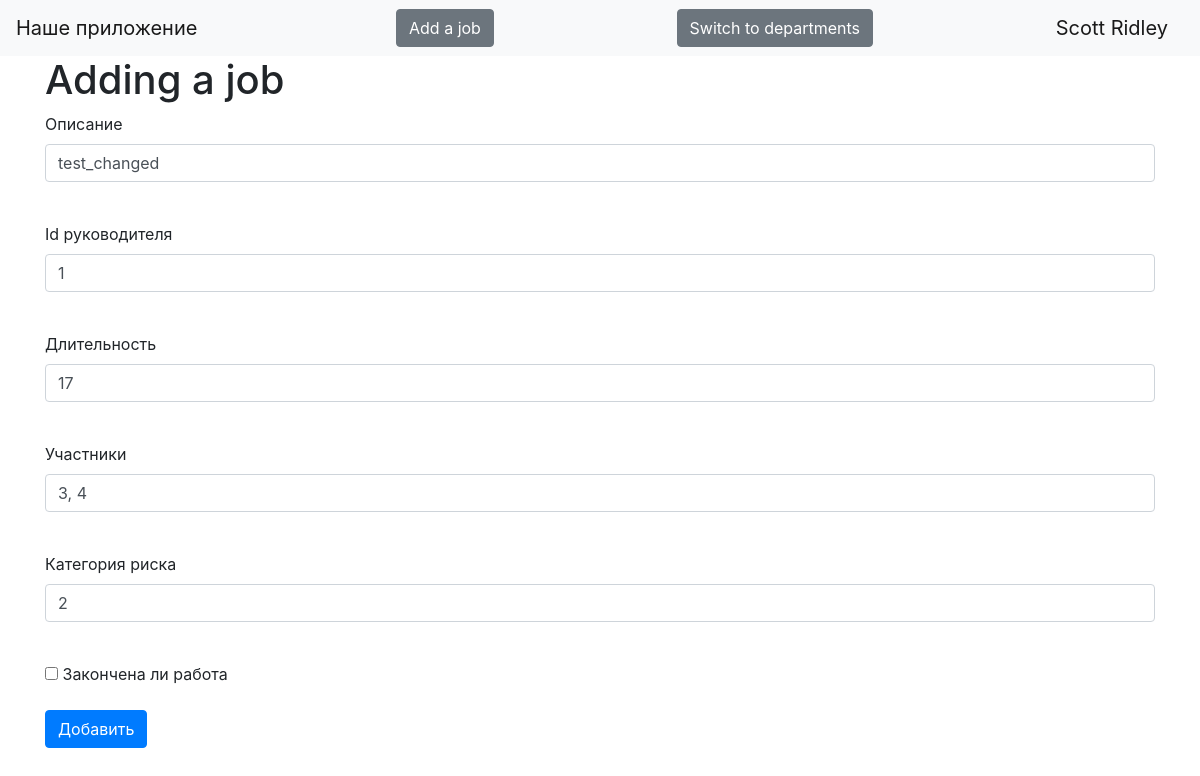
/jobs/1 (signed in), run on the app's committed database.
### data/users.py (models this page shows, shortened)
class User(SqlAlchemyBase, UserMixin, SerializerMixin):
    __tablename__ = 'users'
    id = sqlalchemy.Column(sqlalchemy.Integer,
                           primary_key=True, autoincrement=True)
    name = sqlalchemy.Column(sqlalchemy.String, nullable=True)
    surname = sqlalchemy.Column(sqlalchemy.String, nullable=True)
    age = sqlalchemy.Column(sqlalchemy.Integer, nullable=True)
    position = sqlalchemy.Column(sqlalchemy.String, nullable=True)
    speciality = sqlalchemy.Column(sqlalchemy.String, nullable=True)
    address = sqlalchemy.Column(sqlalchemy.String, nullable=True)
    city_from = sqlalchemy.Column(sqlalchemy.String, nullable=True)
    email = sqlalchemy.Column(sqlalchemy.String,
                              index=True, unique=True, nullable=True)
    hashed_password = sqlalchemy.Column(sqlalchemy.String, nullable=True)
    modified_date = sqlalchemy.Column(sqlalchemy.DateTime, default=datetime.datetime.now)

### data/jobs.py (models this page shows)
class Jobs(SqlAlchemyBase, SerializerMixin):
    __tablename__ = 'jobs'
    id = sqlalchemy.Column(sqlalchemy.Integer, primary_key=True, autoincrement=True)
    team_leader = sqlalchemy.Column(sqlalchemy.Integer, sqlalchemy.ForeignKey("users.id"))
    job = sqlalchemy.Column(sqlalchemy.String, nullable=True)
    work_size = sqlalchemy.Column(sqlalchemy.Integer, nullable=True)
    collaborators = sqlalchemy.Column(sqlalchemy.String, nullable=True)
    hazard = sqlalchemy.Column(sqlalchemy.Integer, sqlalchemy.ForeignKey("hazards.id"))
    start_date = sqlalchemy.Column(sqlalchemy.DateTime, default=datetime.datetime.now)
    end_date = sqlalchemy.Column(sqlalchemy.DateTime, default=datetime.datetime.now)
    is_finished = sqlalchemy.Column(sqlalchemy.Boolean, nullable=True)
    creater = sqlalchemy.Column(sqlalchemy.Integer, default=1, nullable=True)
    user = orm.relation('User')

### main.py (the view, shortened to what this page needs)
@app.route('/jobs/<int:id>', methods=['GET', 'POST'])
@login_required
def edit_job(id):
    form = JobForm()
    if request.method == "GET":
        db_sess = db_session.create_session()
        jobs = db_sess.query(Jobs).filter(Jobs.id == id,
                                          Jobs.creater == current_user.id
                                          ).first()
        if jobs:
            form.team_leader.data = jobs.team_leader
            form.job.data = jobs.job
            form.work_size.data = jobs.work_size
            form.collaborators.data = jobs.collaborators
            form.hazard.data = jobs.hazard
            form.is_finished.data = jobs.is_finished
        else:
            abort(404)
    return render_template('addjob.html',
                           title='Редактирование работы',
                           form=form
                           )

### data/forms/user.py
class JobForm(FlaskForm):
    team_leader = IntegerField('Id руководителя', validators=[DataRequired()])
    job = StringField('Описание', validators=[DataRequired()])
    work_size = IntegerField('Длительность', validators=[DataRequired()])
    collaborators = StringField('Участники', validators=[DataRequired()])
    hazard = StringField('Категория риска', validators=[DataRequired()])
    is_finished = BooleanField('Закончена ли работа')
    submit = SubmitField('Добавить')

### data/db_session.py (called while the page is built)
def create_session() -> Session:
    global __factory
    return __factory()

### main.py (called while the page is built)
@login_manager.user_loader
def load_user(user_id):
    db_sess = db_session.create_session()
    return db_sess.query(User).get(user_id)

### templates/addjob.html (shortened to what this page needs)
{% extends "base.html" %}
{% block content %}
    <h1>Adding a job</h1>
    <form action="" method="post">
        <p>
            {{ form.job.label }}<br>
            {{ form.job(class="form-control", type="job") }}<br>
        </p>
        <p>
            {{ form.team_leader.label }}<br>
            {{ form.team_leader(class="form-control", type="team_leader") }}<br>
        </p>
        <p>
            {{ form.work_size.label }}<br>
            {{ form.work_size(class="form-control", type="work_size") }}<br>
        </p>
        <p>
            {{ form.collaborators.label }}<br>
            {{ form.collaborators(class="form-control", type="collaborators") }}<br>
        </p>
        <p>
            {{ form.hazard.label }}<br>
            {{ form.hazard(class="form-control", type="hazard") }}<br>
        </p>
        <p>{{ form.is_finished() }} {{ form.is_finished.label }}</p>
        <p>{{ form.submit(type="submit", class="btn btn-primary") }}</p>
    </form>
{% endblock %}

### templates/base.html (shortened to what this page needs)
<!doctype html>
<html lang="en">
<head>
    <link rel="stylesheet"
          href="https://stackpath.bootstrapcdn.com/bootstrap/4.4.1/css/bootstrap.min.css"
>
</head>
<body>
<header>
    <nav class="navbar navbar-light bg-light">
        <a class="navbar-brand" href="#">Наше приложение</a>
        {% if current_user.is_authenticated %}
    <a href="/addjob" class="btn btn-secondary">Add a job</a>
        <a href="/departments" class="btn btn-secondary">Switch to departments</a>
{% endif %}
        {% if current_user.is_authenticated %}
    <a class="navbar-brand" href="/logout">{{ current_user.surname }} {{ current_user.name }}</a>
{% else %}
    <p>
        <a class="btn btn-primary " href="/register">Sign up</a>
        <a class="btn btn-success" href="/login">Sign in</a>
    </p>
{% endif %}
    </nav>
</header>
<main role="main" class="container">
    {% block content %}{% endblock %}
</main>
</body>
</html>

### data on the page
User: surname "Scott", name "Ridley"
Jobs: job "test_changed", team_leader "1", work_size "17", collaborators "3, 4", hazard "2"
